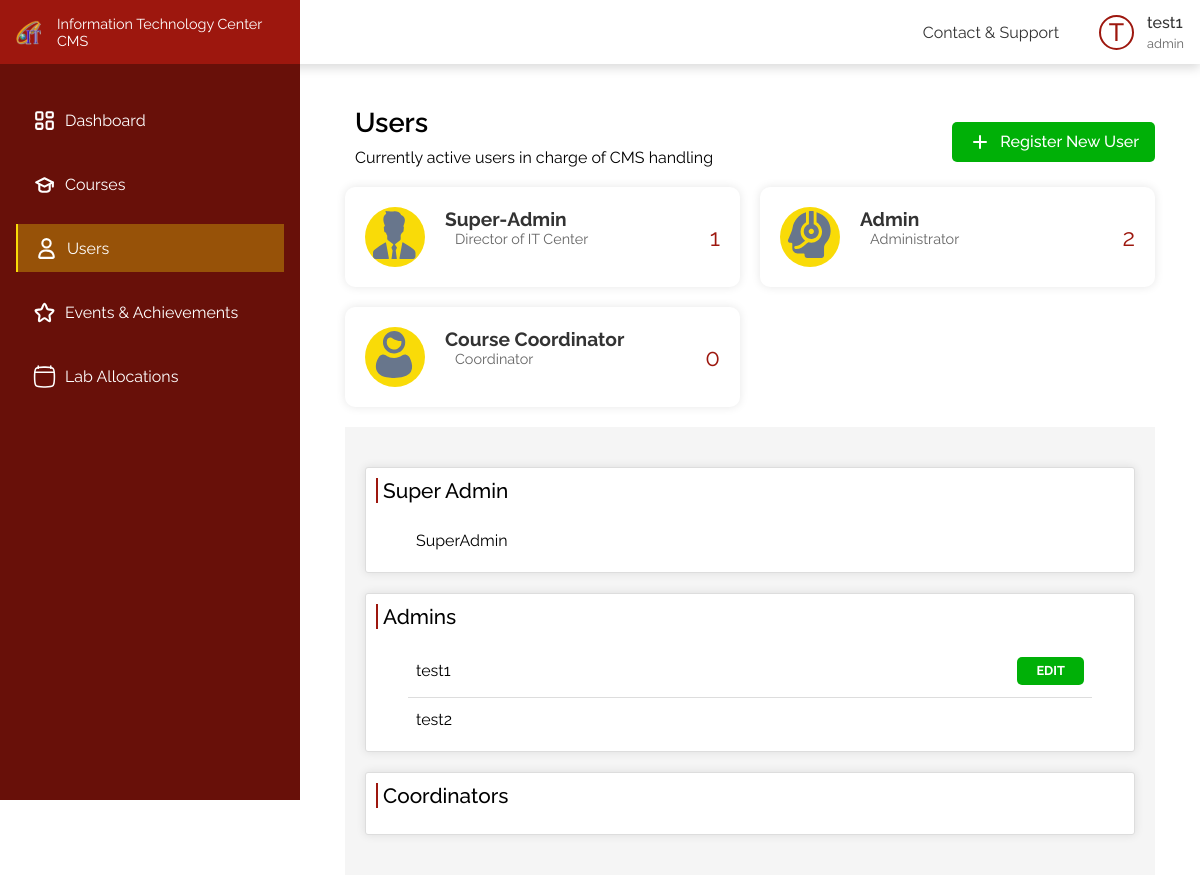
The app's page /pages/users.php (signed in) with its own data.
### tables this page shows
CREATE TABLE IF NOT EXISTS `user` (
  `u_id` int(10) UNSIGNED NOT NULL AUTO_INCREMENT,
  `user_name` varchar(50) NOT NULL,
  `email` varchar(100) NOT NULL,
  `password` varchar(255) NOT NULL,
  `contact` varchar(20) NOT NULL,
  `clearense` varchar(20) NOT NULL,
  PRIMARY KEY (`u_id`)
);

### backend/functions/users.php (called while the page is built, shortened)
<?php
include_once $_SERVER['DOCUMENT_ROOT'] . "/config.php";
function getUsers()
{
    global $conn;
    $stmt = $conn->prepare("SELECT clearense, u_id, user_name FROM user");
    $stmt->execute();
    $result = $stmt->get_result();
    $users = array();
    while ($row = $result->fetch_assoc()) {
        $clearence = $row['clearense'];
        if (!isset($users[$clearence])) {
            $users[$clearence] = array();
        }
        $users[$clearence][] = $row;
    }
    return $users;
}

### pages/users.php (the view, shortened to what this page needs)
<?php
include_once $_SERVER['DOCUMENT_ROOT'] . "/config.php";
include $_SERVER['DOCUMENT_ROOT'] . "/includes/header.php";
include_once $_SERVER['DOCUMENT_ROOT'] . "/backend/functions/users.php";
$users = getUsers();
?>
<!DOCTYPE html>
<html lang="en">
<head>
    <link rel="stylesheet" href="../css/users.css">
</head>
<body>
    <div class="flex-box">
        <div class="left">
            <?php
            include_once(APP_ROOT . "/includes/sidebar.php");
            ?>
        </div>
        <div class="right">
            <main class="users">
                <div class="container">
                    <div class="title">
                        <div>
                            <h1>Users</h1>
                            <p>Currently active users in charge of CMS handling</p>
                        </div>
                        <a href="/pages/adduser.php"><img src="../images/Add_round.svg" alt=""> Register New User</a>
                    </div>
                    <div class="user-roles">
                        <div class="user-role" id="super-admin-role">
                            <div class="user-icon">
                                <img src="../images/superadmin.svg" alt="Superadmin Icon">
                            </div>
                            <div class="user-details">
                                <h3>Super-Admin</h3>
                                <p>Director of IT Center</p>
                            </div>
                            <div class="user-count"><?= isset($users['super_admin']) ? sizeof($users['super_admin']) : 0 ?></div>
                        </div>
                        <div class="user-role" id="admin-role">
                            <div class="user-icon">
                                <img src="../images/admin.svg" alt="Admin Icon">
                            </div>
                            <div class="user-details">
                                <h3>Admin</h3>
                                <p>Administrator</p>
                            </div>
                            <div class="user-count"><?= isset($users['admin']) ? sizeof($users['admin']) : 0 ?></div>
                        </div>
                        <div class="user-role" id="coordinator-role">
                            <div class="user-icon">
                                <img src="../images/coordinator.svg" alt="Coordinator Icon">
                            </div>
                            <div class="user-details">
                                <h3>Course Coordinator</h3>
                                <p>Coordinator</p>
                            </div>
                            <div class="user-count"><?= isset($users['course_c']) ? sizeof($users['course_c']) : 0 ?></div>
                        </div>
                    </div>
                    <div class="all-users">
                        <div class="user-list super-admin">
                            <h3>Super Admin</h3>
                            <ul>
                                <?php
                                if (isset($users['super_admin']))
                                    foreach ($users['super_admin'] as $key => $sa) {
                                ?>
                                    <li>
                                        <p><?= $sa['user_name'] ?></p>
                                    </li>
                                <?php
                                    }
                                ?>
                            </ul>
                        </div>
                        <div class="user-list admins">
                            <h3>Admins</h3>
                            <ul>
                                <?php
                                if (isset($users['admin']))
                                    foreach ($users['admin'] as $key => $admin) {
                                ?>
                                    <li>
                                        <p><?= $admin['user_name'] ?></p>
                                        <?php if ($_SESSION['user_id'] == $admin['u_id']) { ?>
                                            <a class="btn btn-success" href="/backend/user.php?edit=<?= $admin['u_id'] ?>">EDIT</a>
                                        <?php } ?>
                                    </li>
                                <?php
                                    }
                                ?>
                            </ul>
                        </div>
                        <div class="user-list coordinators">
                            <h3>Coordinators</h3>
                        </div>
                    </div>
                </div>
            </main>
        </div>
    </div>
</body>
</html>

### includes/header.php (shortened to what this page needs)
<?php
include APP_ROOT . "/includes/header_core.php";
if (isset($_SESSION['user_id'])) {
    $user_id = $_SESSION['user_id'];
    $sql = "SELECT user_name, clearense FROM user WHERE u_id = ?";
    $stmt = $conn->prepare($sql);
    $stmt->bind_param("i", $user_id);
    $stmt->execute();
    $result = $stmt->get_result();
    if ($row = $result->fetch_assoc()) {
        $username = $row['user_name'];
        $role = $row['clearense'];
    }
}
?>
<!DOCTYPE html>
<html lang="en">
<head>
  <link rel="stylesheet" href="../css/header.css">
</head>
<body>
  <header>
    <div class="menu">
      <ul>
        <li><a href="/pages/contactNsupport.php">Contact & Support</a></li>
      </ul>
    </div>
    <div class="profile">
      <div class="img"><?php echo isset($username) ? strtoupper(substr($username, 0, 1)) : 'G'; ?></div>
      <h5><?php echo isset($username) ? $username : 'Guest'; ?></h5>
      <p><?php echo isset($role) ? $role : 'Guest'; ?></p>
    </div>
  </header>
</body>
</html>

### css/styles.css (style rules this page uses)
* { margin: 0; padding: 0; box-sizing: border-box; font-family: "Raleway", sans-serif; }
:root { --color-1: #9d170e; --color-2: #f9db08; --color-3: #305fa6; --color-4: #00b007; --color-5: #790483; --color-text-1: #333; --color-text-2: #666; --color-shade-1: #681009; }
.container { width: clamp(300px, 90%, 1440px); margin: auto; }
a { text-decoration: none; }
.flex-box { display: flex; }
.left { width: 300px; }
.right { width: calc(100% - 300px); padding-top: 4rem; }
.title { display: flex; align-items: center; justify-content: space-between; width: 100%; }
.title h1 { font-weight: 600; font-size: 1.7rem; margin-bottom: 0.5rem; display: flex; align-items: center; gap: 0.5rem; }
.title a { display: flex; align-items: center; gap: 0.5rem; padding: 0.5rem 1rem; background-color: var(--color-4); color: white; font-weight: 500; border-radius: 5px; }
.title a img { filter: invert() brightness(2); }

### css/header.css (style rules this page uses)
header { color: var(--color-text-1); box-shadow: 0 4px 10px rgba(0, 0, 0, 0.146); position: fixed; left: 0; top: 0; z-index: 10; background-color: white; display: flex; align-items: center; height: 4rem; gap: 0.5rem; width: 100%; padding: 0 1rem; }
.menu { display: flex; align-items: center; margin-left: auto; }
.menu ul { list-style: none; display: flex; gap: 1.2rem; }
.menu ul li { cursor: pointer; position: relative; font-weight: 400; font-size: 1rem; }
.menu ul li a { color: var(--color-text-1); }
.menu ul li:before { content: ""; position: absolute; bottom: -4px; left: 0; width: 0; height: 2px; background-color: transparent; transition: width 0.3s ease-in-out, background-color 0.3s ease-in-out; }
.profile { margin-left: 2rem; display: grid; grid-template-columns: 40px auto; gap: 0.25rem 0.5rem; align-items: center; cursor: pointer; }
.profile h5 { font-weight: 500; font-size: 1rem; }
.profile p { grid-column: 2; font-size: 0.8rem; color: var(--color-text-2); }
.profile .img { display: flex; font-size: 25px; align-items: center; justify-content: center; font-weight: 500; height: 35px; width: 35px; border-radius: 50%; grid-row: 1/3; border: 2px solid var(--color-1); color: var(--color-1); }

### css/users.css (style rules this page uses)
.users { padding-top: 2rem; }
.users .user-roles { display: grid; grid-template-columns: repeat(auto-fill, minmax(275px, 1fr)); gap: 20px; }
.users .user-role { background-color: #fff; border-radius: 10px; box-shadow: 0 0 10px rgba(0, 0, 0, 0.1); padding: 20px; display: flex; align-items: center; transition: all 0.2s; }
.users .user-icon { width: 60px; height: 60px; overflow: hidden; border-radius: 50%; background-color: var(--color-2); }
.users .user-icon img { margin-left: 5px; margin-top: 4px; width: 80%; height: 80%; }
.users .user-details { flex-grow: 1; margin-left: 20px; }
.users .user-details h3 { font-size: 1.2rem; color: var(--color-text-1); }
.users .user-details p { font-size: 0.9rem; margin: 0; color: var(--color-text-2); }
.users .user-count { font-size: 1.5rem; color: var(--color-1); margin-left: 20px; }
.users .container p { margin-bottom: 20px; margin-left: 10px; }
.users .container h1 { margin: 10px; }
.users .all-users { margin-top: 20px; padding: 20px; background-color: #f5f5f5; }
.users .super-admin, .users .admins, .users .coordinators { margin-top: 20px; margin-bottom: 20px; padding: 10px; border: 1px solid #ddd; background-color: #fff; border-radius: 3px; box-shadow: 0 0 10px rgba(0, 0, 0, 0.1); }
.users .super-admin h3, .users .admins h3, .users .coordinators h3 { font-size: 18px; margin: 0; padding: 0; border-left: 2px solid var(--color-1); padding-left: 5px; margin-bottom: 1rem; font-size: 1.3rem; font-weight: 500; }
.users .super-admin p, .users .admins p, .users .coordinators p { font-size: 1rem; margin: 0; padding: 0; margin-right: auto; }
.users .super-admin ul, .users .admins ul, .users .coordinators ul { list-style: none; padding: 0; }
.users .super-admin li, .users .admins li, .users .coordinators li { margin: 0 2rem; display: flex; align-items: center; padding: 0.75rem 0.5rem; }
.users .super-admin li:not(:last-child), .users .admins li:not(:last-child), .users .coordinators li:not(:last-child) { border-bottom: 1px solid #ddd; }
.users .btn { padding: 0.5em 1.5em; font-size: 0.8rem; border-radius: 5px; border: none; cursor: pointer; font-weight: 700; transition: all 0.3s; }
.users .btn.btn-success { background-color: var(--color-4); color: #fff; }

### records on screen
user: user_name "T", user_name "test1", clearense "admin"
user: user_name "SuperAdmin"
user: user_name "test2"

### other values on screen
sizeof($users['super_admin']) "1"
sizeof($users['admin']) "2"
